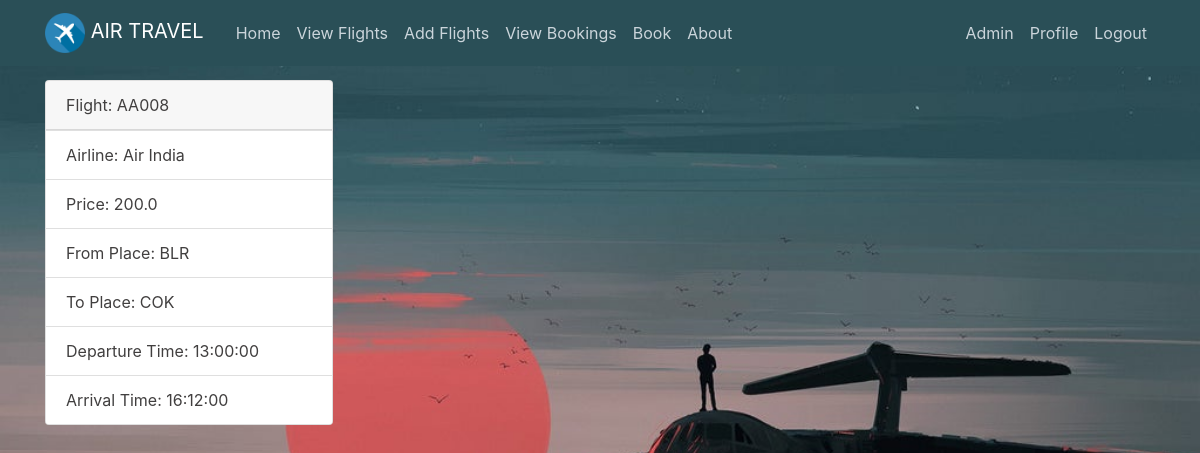
The page /flight-get/AA008 (signed in) on the database its author committed.
### app.py (models this page shows)
class Flight(db.Model):
    __tablename__ = 'flight'
    flight_no = db.Column(db.String(15), primary_key=True)
    airline = db.Column(db.String(20))
    from_place = db.Column(db.String(100))
    to_place = db.Column(db.String(100))
    a_time = db.Column(db.String(20))
    d_time = db.Column(db.String(20))
    price = db.Column(db.Float)
    seats = db.Column(db.Integer)
    full = db.Column(db.Boolean)

### app.py (the view)
@app.route('/flight-get/<string:flight_no>', methods=['GET'])
@login_required
def flights_get(flight_no):
    qs = Flight.query.get(flight_no)
    return render_template('flight.html', qs=qs)

### app.py (called while the page is built)
def login_required(f):
    @wraps(f)
    def decorated_function(*args, **kwargs):
        if 'login' not in session:
            flash('You need to login', 'danger')
            return redirect(url_for('login', next=request.url))
        return f(*args, **kwargs)
    return decorated_function

### templates/flight.html
{% extends 'base.html' %}
{% block new_content %}
<div class="container">
{% if qs %}
    <div class="card" style="width: 18rem;">
        <div class="card-header">
          Flight: {{ qs.flight_no }}
        </div>
        <ul class="list-group list-group-flush">
          <li class="list-group-item">Airline: {{ qs.airline }}</li>
          <li class="list-group-item">Price: {{ qs.price }}</li>
          <li class="list-group-item">From Place: {{ qs.from_place }}</li>
          <li class="list-group-item">To Place: {{ qs.to_place }}</li>
          <li class="list-group-item">Departure Time: {{ qs.d_time }}</li>
          <li class="list-group-item">Arrival Time: {{ qs.a_time }}</li>
        </ul>
      </div>
{% endif %}
</div>
{% endblock %}

### static/css/main.css (style rules this page uses)
body { color: #413f3f !important; margin-top: 5rem ; }
.imager { background: url("/static/media/bg_back.jpg") !important; background-repeat: no-repeat !important; background-size: cover !important; }
ul { margin: 0 !important; }

### rows shown on the page
Flight: flight_no "AA008", airline "Air India", price "200.0", from_place "BLR", to_place "COK", d_time "13:00:00", a_time "16:12:00"
